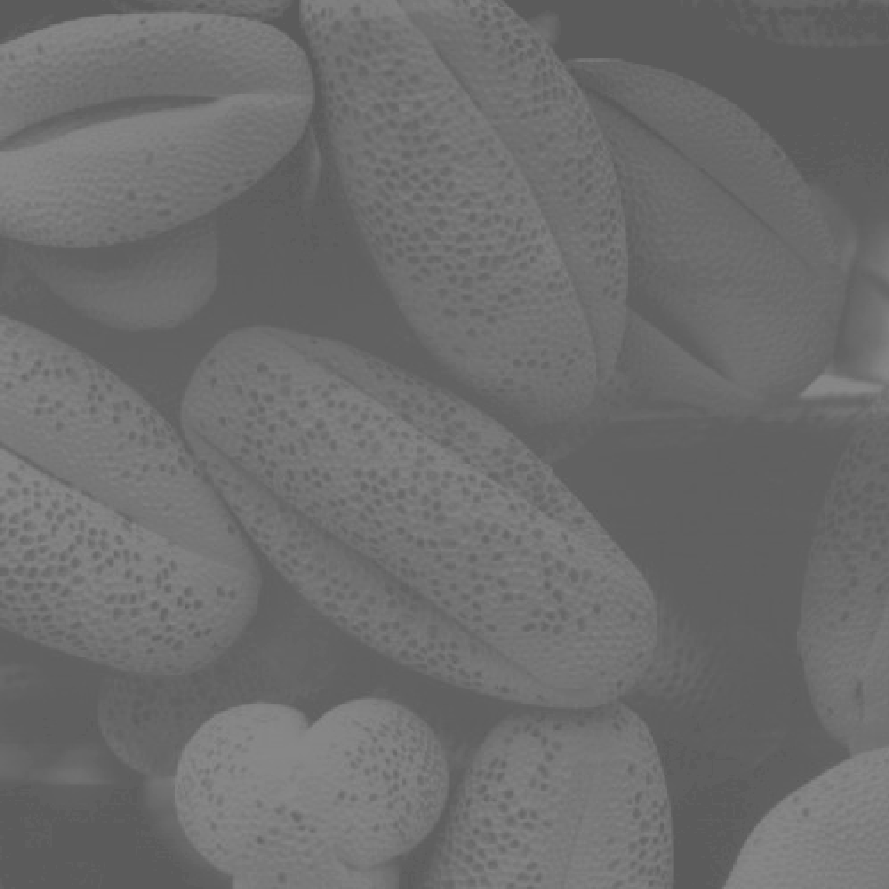
#> input picture gray_transformation/histogram_equalization/Fig0310(b)(washed_out_pollen_image).tif, 889 x 889 px
$ python histogram_equalization.py
#> lines starting #> are read from the running program, lines starting #| are printed output that depends on the picture
import cv2
import numpy as np
from matplotlib import pyplot as plt

img = cv2.imread("Fig0310(b)(washed_out_pollen_image).tif",0)
#> img is the input picture: shape (889, 889); min 91, max 138, mean 109.1

# equalizeHist(src, dst)
cv2.equalizeHist(img, img);
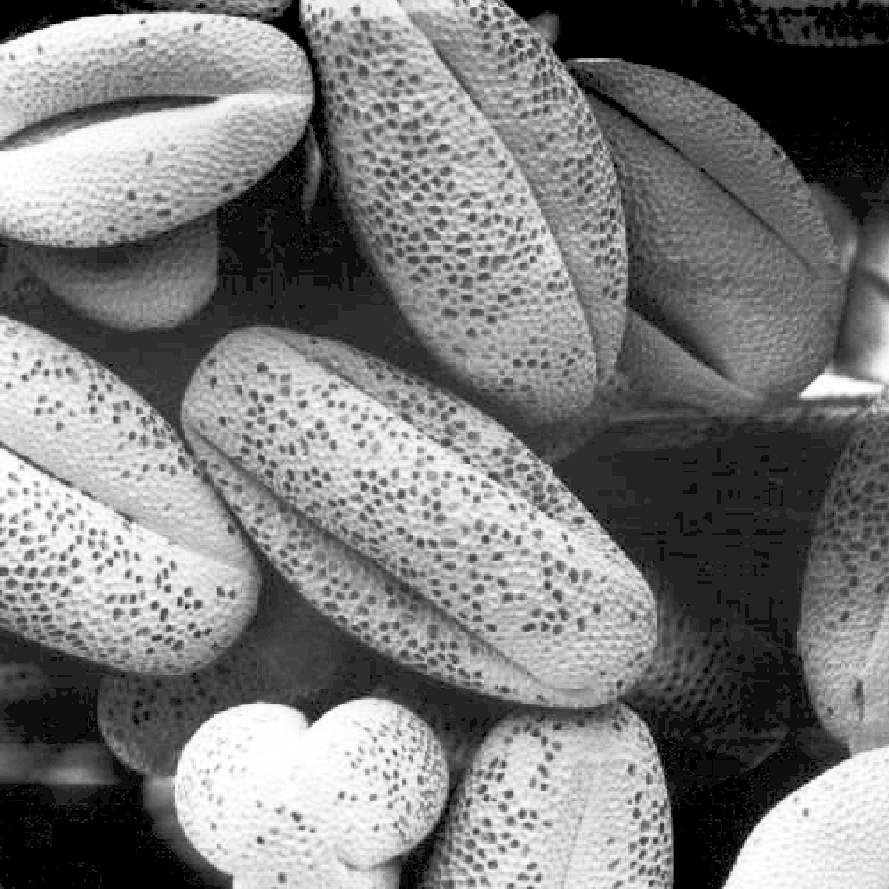
#> img: shape (889, 889); min 0, max 255, mean 122.7

plt.hist(img.ravel(), 256, [0,256])
plt.show()
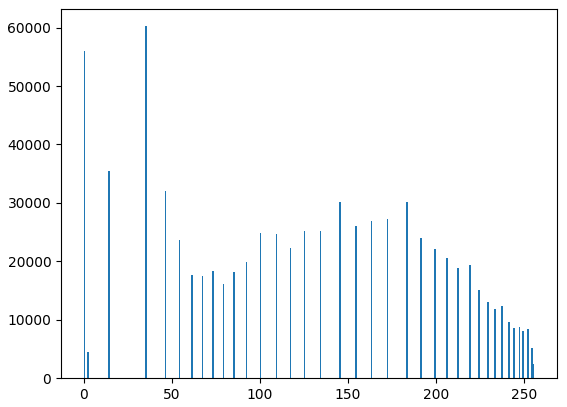
#> figure drawn by matplotlib, 1 panel; tallest bar 60247 high, from x = 35 to 36

cv2.imshow("image", img)
cv2.waitKey(0)
